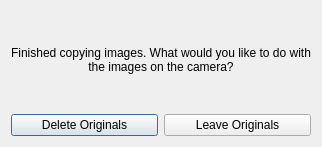
<?xml version="1.0" encoding="UTF-8"?>
<ui version="4.0">
 <class>Dialog</class>
 <widget class="QDialog" name="Dialog">
  <property name="windowModality">
   <enum>Qt::WindowModal</enum>
  </property>
  <property name="geometry">
   <rect>
    <x>0</x>
    <y>0</y>
    <width>322</width>
    <height>147</height>
   </rect>
  </property>
  <property name="windowTitle">
   <string>Delete Originals</string>
  </property>
  <property name="modal">
   <bool>true</bool>
  </property>
  <layout class="QGridLayout" name="gridLayout">
   <item row="0" column="0">
    <widget class="QLabel" name="label">
     <property name="text">
      <string>Finished copying images. What would you like to do with the images on the camera?</string>
     </property>
     <property name="alignment">
      <set>Qt::AlignCenter</set>
     </property>
     <property name="wordWrap">
      <bool>true</bool>
     </property>
    </widget>
   </item>
   <item row="1" column="0">
    <layout class="QHBoxLayout" name="horizontalLayout">
     <item>
      <widget class="QPushButton" name="ModalSaveButton">
       <property name="text">
        <string>Delete Originals</string>
       </property>
      </widget>
     </item>
     <item>
      <widget class="QPushButton" name="ModalCancelButton">
       <property name="text">
        <string>Leave Originals</string>
       </property>
      </widget>
     </item>
    </layout>
   </item>
  </layout>
 </widget>
 <resources/>
 <connections/>
</ui>
